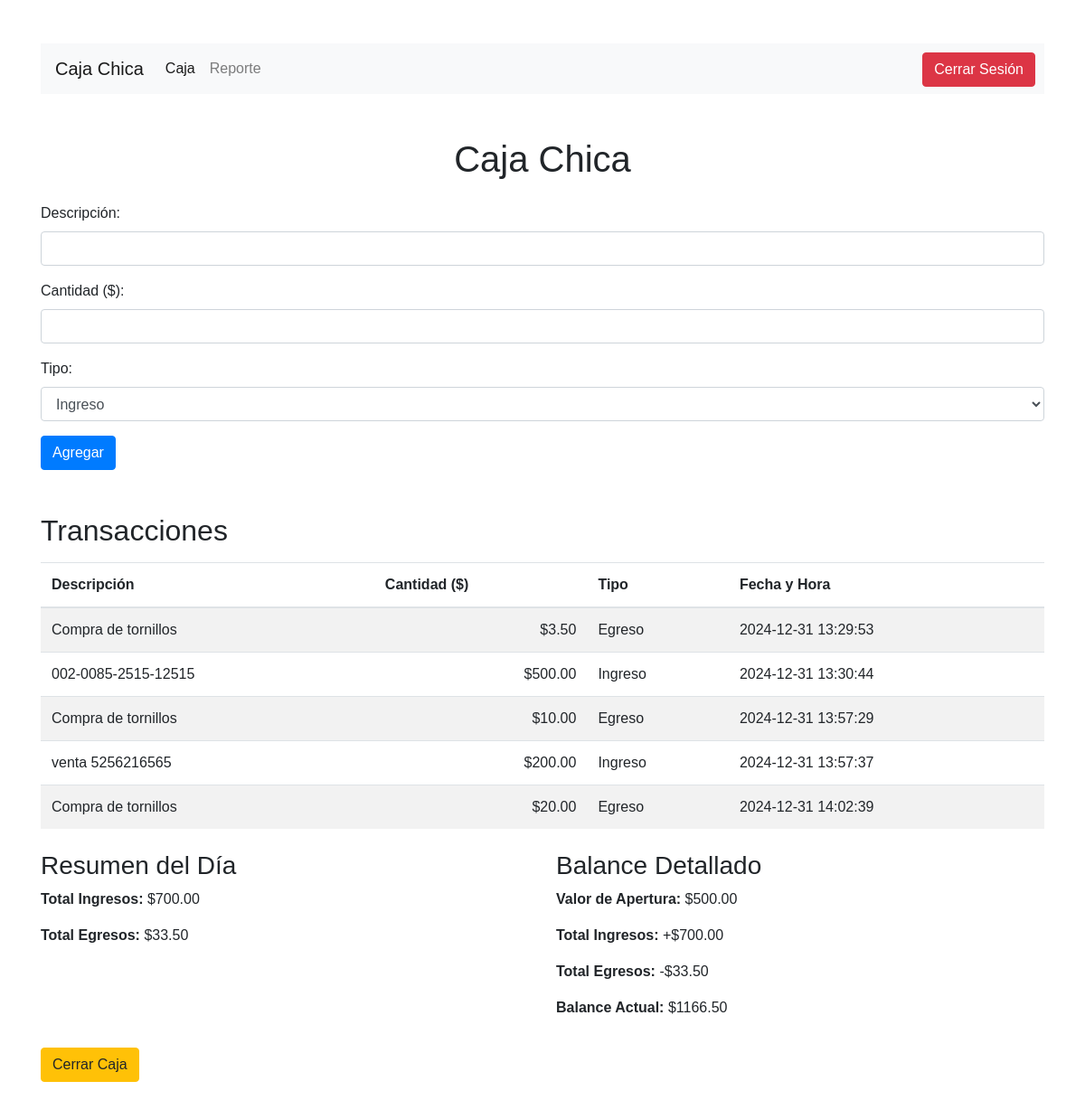
The page / (signed in) on the database its author committed.
### tables this page shows
CREATE TABLE transactions (
                        id INTEGER PRIMARY KEY,
                        description TEXT,
                        amount REAL,
                        type TEXT,
                        date_time TEXT);

CREATE TABLE openings (
                        id INTEGER PRIMARY KEY,
                        cash REAL,
                        checks REAL,
                        vouchers REAL,
                        date_time TEXT);

### app.py (the view)
@app.route('/')
def index():
    if not session.get('logged_in'):
        return redirect(url_for('login'))
    today = datetime.now().strftime("%Y-%m-%d")
    conn = sqlite3.connect('db.sqlite3')
    cursor = conn.cursor()
    cursor.execute("SELECT * FROM openings WHERE date_time LIKE ?", (today + "%",))
    opening = cursor.fetchone()
    if not opening:
        return redirect(url_for('apertura'))
    cursor.execute("SELECT * FROM transactions WHERE date_time LIKE ?", (today + "%",))
    transactions = cursor.fetchall()
    cursor.execute("SELECT SUM(amount) FROM transactions WHERE date_time LIKE ? AND type='Ingreso'", (today + "%",))
    total_ingresos = cursor.fetchone()[0] or 0
    cursor.execute("SELECT SUM(amount) FROM transactions WHERE date_time LIKE ? AND type='Egreso'", (today + "%",))
    total_egresos = cursor.fetchone()[0] or 0
    initial_cash = opening[1]  # Dinero en efectivo de la apertura de caja
    balance = initial_cash + total_ingresos - total_egresos
    conn.close()
    return render_template('index.html', transactions=transactions, total_ingresos=total_ingresos, total_egresos=total_egresos, balance=balance, initial_cash=initial_cash)

### templates/index.html (shortened to what this page needs)
<!DOCTYPE html>
<html lang="en">
<head>
    <link href="https://stackpath.bootstrapcdn.com/bootstrap/4.5.2/css/bootstrap.min.css" rel="stylesheet">
    <link rel="stylesheet" href="{{ url_for('static', filename='css/styles.css') }}">
</head>
<body>
    <div class="container mt-5">
        <nav class="navbar navbar-expand-lg navbar-light bg-light">
            <a class="navbar-brand" href="#">Caja Chica</a>
            <div class="collapse navbar-collapse" id="navbarNav">
                <ul class="navbar-nav">
                    <li class="nav-item active">
                        <a class="nav-link" href="{{ url_for('index') }}">Caja</a>
                    </li>
                    <li class="nav-item">
                        <a class="nav-link" href="{{ url_for('reporte') }}">Reporte</a>
                    </li>
                </ul>
            </div>
            <a class="btn btn-danger logout-button" href="{{ url_for('logout') }}">Cerrar Sesión</a>
        </nav>
        <h1 class="text-center mt-5">Caja Chica</h1>
        <form action="{{ url_for('add_transaction') }}" method="post" class="mt-4">
            <div class="form-group">
                <label for="description">Descripción:</label>
                <input type="text" class="form-control" id="description" name="description" required>
            </div>
            <div class="form-group">
                <label for="amount">Cantidad ($):</label>
                <input type="number" step="0.01" class="form-control" id="amount" name="amount" required>
            </div>
            <div class="form-group">
                <label for="type">Tipo:</label>
                <select id="type" name="type" class="form-control" required>
                    <option value="Ingreso">Ingreso</option>
                </select>
            </div>
            <button type="submit" class="btn btn-primary">Agregar</button>
        </form>
        <h2 class="mt-5">Transacciones</h2>
        <table class="table table-striped mt-3">
            <thead>
                <tr>
                    <th>Descripción</th>
                    <th>Cantidad ($)</th>
                    <th>Tipo</th>
                    <th>Fecha y Hora</th>
                </tr>
            </thead>
            <tbody>
                {% for transaction in transactions %}
                <tr>
                    <td>{{ transaction[1] }}</td>
                    <td class="currency">${{ '%.2f'|format(transaction[2]) }}</td>
                    <td>{{ transaction[3] }}</td>
                    <td>{{ transaction[4] }}</td>
                </tr>
                {% endfor %}
            </tbody>
        </table>
        <div class="row mt-4">
            <div class="col-md-6">
                <h3>Resumen del Día</h3>
                <p><strong>Total Ingresos:</strong> ${{ '%.2f'|format(total_ingresos) }}</p>
                <p><strong>Total Egresos:</strong> ${{ '%.2f'|format(total_egresos) }}</p>
            </div>
            <div class="col-md-6">
                <h3>Balance Detallado</h3>
                <p><strong>Valor de Apertura:</strong> ${{ '%.2f'|format(initial_cash) }}</p>
                <p><strong>Total Ingresos:</strong> +${{ '%.2f'|format(total_ingresos) }}</p>
                <p><strong>Total Egresos:</strong> -${{ '%.2f'|format(total_egresos) }}</p>
                <p><strong>Balance Actual:</strong> ${{ '%.2f'|format(balance) }}</p>
            </div>
        </div>
        <a class="btn btn-warning mt-3" href="{{ url_for('cierre') }}">Cerrar Caja</a>
    </div>
</body>
</html>

### static/css/styles.css (style rules this page uses)
body { font-family: Arial, sans-serif; margin: 20px; }
h1 { text-align: center; }
.logout-button { position: absolute; top: 10px; right: 10px; }
.currency { text-align: right; }

### templates/index.html (style rules this page uses)
.logout-button { position: absolute; top: 10px; right: 10px; }
.currency { text-align: right; }

### rows shown on the page
transactions: amount "3.50"
transactions: amount "500.00"
transactions: amount "10.00"
transactions: amount "200.00"
transactions: amount "20.00"
openings: cash "500.00"

### other values the page prints
{{ '%.2f'|format(total_ingresos) }} "700.00"
{{ '%.2f'|format(total_egresos) }} "33.50"
{{ '%.2f'|format(balance) }} "1166.50"
